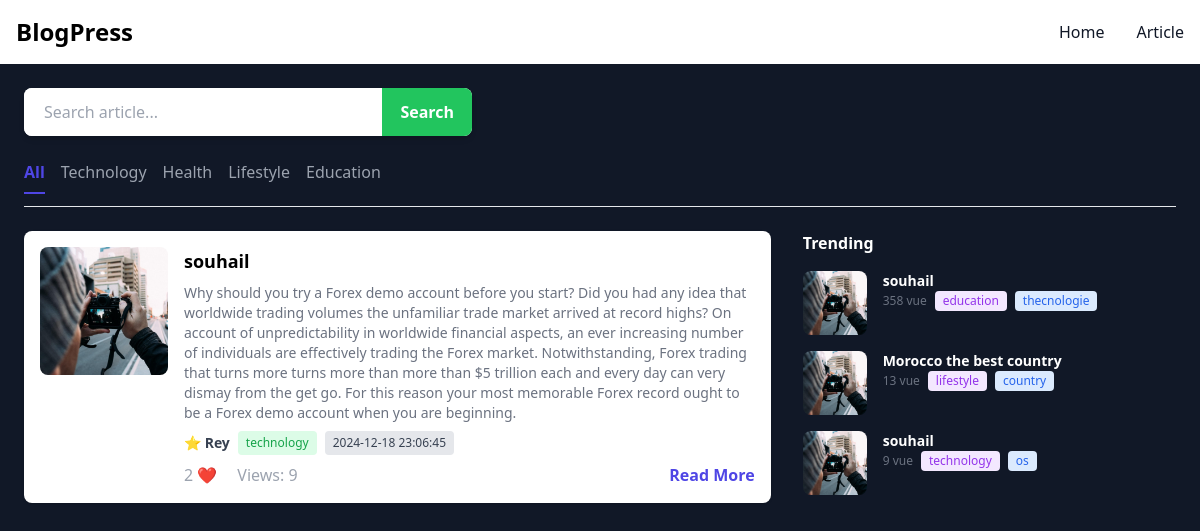
The page /interfaceBlogs.php?category=technology on the database its author committed.
### tables this page shows
CREATE TABLE `articles` (
  `id` int(11) NOT NULL,
  `title` varchar(255) NOT NULL,
  `content` text NOT NULL,
  `author_id` int(11) DEFAULT NULL,
  `views` int(11) DEFAULT 0,
  `likes` int(11) DEFAULT 0,
  `tags` varchar(255) DEFAULT NULL,
  `created_at` datetime DEFAULT current_timestamp(),
  `categorie` varchar(150) DEFAULT NULL
);

### interfaceBlogs.php (the view, shortened to what this page needs)
<?php
require_once 'connection.php';
    try {
        $query = "SELECT * FROM articles";
        $st = $pdo->prepare($query);
        $st->execute();
        $datainfo = $st->fetchAll(PDO:: FETCH_ASSOC);
    }catch(ErrorException $e){
        echo "error fetch data from article " . $e->getMessage();
    }
    $queryTrend = "SELECT * FROM articles ORDER BY views desc LIMIT 3";
    $stTrent = $pdo->prepare($queryTrend);
    $stTrent->execute();
    $trendBlogs = $stTrent->fetchAll(PDO:: FETCH_ASSOC);
    if($_SERVER['REQUEST_METHOD'] == 'GET' && isset($_GET['searching'])){
        $valueInput = '%'.$_GET['search'].'%';
        $querySearch = "SELECT * FROM articles WHERE title LIKE ? OR content LIKE ?";
        $stmt = $pdo->prepare($querySearch);
        $stmt->execute([$valueInput, $valueInput]);
        $datainfo = $stmt->fetchAll(PDO:: FETCH_ASSOC);
    }else {
        $querySearch = "SELECT * FROM articles";
        $stmt = $pdo->prepare($querySearch);
        $stmt->execute();
        $datainfo = $stmt->fetchAll(PDO:: FETCH_ASSOC);
    }
    if($_SERVER['REQUEST_METHOD'] == 'GET' && isset($_GET['category'])){
        $categorie = isset($_GET['category']) ? $_GET['category'] : 'all';
        if($categorie == 'all'){
            $query = "SELECT * FROM articles";
            $stmtca = $pdo->prepare($query);
            $stmtca->execute();
            $datainfo = $stmtca->fetchAll(PDO:: FETCH_ASSOC);
        }else {
            $query = "SELECT * FROM articles WHERE categorie = ? order by id";
            $stmtca = $pdo->prepare($query);
            $stmtca->execute([$categorie]);
            $datainfo = $stmtca->fetchAll(PDO:: FETCH_ASSOC);
        }
    }
?>
<!DOCTYPE html>
<html lang="en">
<head>
    <script src="https://cdn.tailwindcss.com"></script>
</head>
<body class="bg-gray-900 font-sans">
    <header>
        <nav class="bg-white border-gray-200 dark:bg-gray-900">
            <div class="max-w-screen-xl flex flex-wrap items-center justify-between mx-auto p-4"> <a href="index.php"
                    class="flex items-center space-x-3 rtl:space-x-reverse"> <span
                        class="self-center text-2xl font-semibold whitespace-nowrap dark:text-white">BlogPress</span>
                </a>
                <div class="hidden w-full md:block md:w-auto" id="navbar-default">
                    <ul
                        class="font-medium flex flex-col p-4 md:p-0 mt-4 border border-gray-100 rounded-lg bg-gray-50 md:flex-row md:items-center md:space-x-8 rtl:space-x-reverse md:mt-0 md:border-0 md:bg-white dark:bg-gray-800 md:dark:bg-gray-900 dark:border-gray-700">
                        <li>
                            <a href="index.php  "
                                class="block py-2 px-3 text-gray-900 rounded hover:bg-gray-100 md:hover:bg-transparent md:border-0 md:hover:text-blue-700 md:p-0 dark:text-white md:dark:hover:text-blue-500 dark:hover:bg-gray-700 dark:hover:text-white md:dark:hover:bg-transparent"
                                aria-current="page">
                                Home
                            </a>
                        </li>
                        <li>
                            <a href="interfaceBlogs.php"
                                class="block py-2 px-3 text-gray-900 rounded hover:bg-gray-100 md:hover:bg-transparent md:border-0 md:hover:text-blue-700 md:p-0 dark:text-white md:dark:hover:text-blue-500 dark:hover:bg-gray-700 dark:hover:text-white md:dark:hover:bg-transparent">
                                Article
                            </a>
                        </li>
                    </ul>
                </div>
            </div>
        </nav>
    </header>
    <div class="max-w-7xl mx-auto p-4 md:p-6">
        <div class="relative mb-6 w-full max-w-md">
            <form action="" method="get" class="flex items-center bg-white rounded-lg shadow-md overflow-hidden">
                <input type="text" placeholder="Search article..." name="search"
                    class="w-4/5 py-3 px-5 text-gray-700 focus:outline-none focus:ring-2 focus:ring-indigo-400" />
                <button type="submit" name="searching"
                    class="w-1/5 bg-green-500 hover:bg-green-700 text-white font-bold py-3 px-4 focus:outline-none focus:shadow-outline">Search
                </button>
            </form>
        </div>
        <div class="flex gap-4 text-gray-400 border-b pb-3 mb-6 overflow-x-auto">
            <form action="" method="get" class="flex gap-4">
                <a href="?category=all" class="text-indigo-600 font-semibold border-b-2 border-indigo-600 pb-2">All</a>
                <a href="?category=technology" class="hover:text-indigo-600">Technology</a>
                <a href="?category=health" class="hover:text-indigo-600">Health</a>
                <a href="?category=lifestyle" class="hover:text-indigo-600">Lifestyle</a>
                <a href="?category=education" class="hover:text-indigo-600">Education</a>
            </form>
        </div>
        <div class="flex flex-col lg:flex-row gap-8">
            <div class="w-full lg:w-2/3 space-y-6">
                <?php foreach($datainfo as $data) : ?>
                <div class="flex flex-col sm:flex-row gap-4 bg-white rounded-lg shadow p-4 hover:shadow-md transition">
                    <img src="blogs.jpg" alt="Article Image" class="w-full sm:w-32 h-32 object-cover rounded-lg" />
                    <div class="flex-1">
                        <h2 class="font-bold text-lg">
                            <?php echo $data['title']; ?>
                        </h2>
                        <p class="text-gray-500 text-sm my-2">
                            <?php echo $data['content'] ;?>
                        </p>
                        <div class="flex items-center text-sm gap-2">
                            <span class="text-gray-700 font-semibold">⭐ Rey</span>
                            <span
                                class="bg-green-100 text-green-600 px-2 py-1 rounded text-xs"><?php echo $data['categorie']; ?></span>
                            <span
                                class="bg-gray-200 text-gray-700 px-2 py-1 rounded text-xs"><?php echo $data['created_at'] ;?></span>
                        </div>
                        <div class="flex items-center gap-4 mt-2 text-gray-400">
                            <span> <?php echo $data['likes']; ?> ❤️</span>
                            <div id="view-counter" class="flex items-center mr-4">
                                <span class="ml-1">Views: <span id="views"><?php echo $data['views'];?></span></span>
                            </div>
                            <button class="ml-auto text-indigo-600 font-semibold hover:underline btnOpenBlogs"
                                name="btnOpenBlogs">
                                <a href="blogs.php?BlogId=<?php echo $data['id']; ?>">Read More</a>
                            </button>
                        </div>
                    </div>
                </div>
                <?php endforeach ; ?>
            </div>
            <div class="w-full lg:w-1/3">
                <h2 class="font-bold text-white mb-4">Trending</h2>
                <div class="space-y-4">
                    <?php foreach($trendBlogs as $query): ?>
                    <div class="flex gap-4 items-start">
                        <img src="blogs.jpg" alt="Trending Image" class="w-16 h-16 object-cover rounded-lg" />
                        <div>
                            <h3 class="font-semibold text-white text-sm">
                                <?php echo $query['title'] ?>
                            </h3>
                            <div class="flex items-center text-xs gap-2 text-gray-500">
                                <span> <?php echo $query['views'] ?> vue</span>
                                <span
                                    class="bg-purple-100 text-purple-600 px-2 py-0.5 rounded"><?php echo $query['categorie'] ?></span>
                                <span
                                    class="bg-blue-100 text-blue-600 px-2 py-0.5 rounded"><?php echo $query['tags'] ?></span>
                            </div>
                        </div>
                    </div>
                    <?php endforeach ; ?>
                </div>
            </div>
        </div>
    </div>
</body>
</html>

### rows shown on the page
articles: title "souhail", content "Why should you try a Forex demo account before you start? Did you had any idea that worldwide trading volumes the unfamiliar trade market arrived at record highs? On account of unpredictability in worldwide financial aspects, an ever increasing number of individuals are effectively trading the Forex market. Notwithstanding, Forex trading that turns more turns more than more than $5 trillion each and every day can very dismay from the get go. For this reason your most memorable Forex record ought to be a Forex demo account when you are beginning.", categorie "technology", created_at "2024-12-18 23:06:45", likes "2", views "9", tags "os"
articles: title "souhail", views "358", categorie "education", tags "thecnologie"
articles: title "Morocco the best country", views "13", categorie "lifestyle", tags "country"
